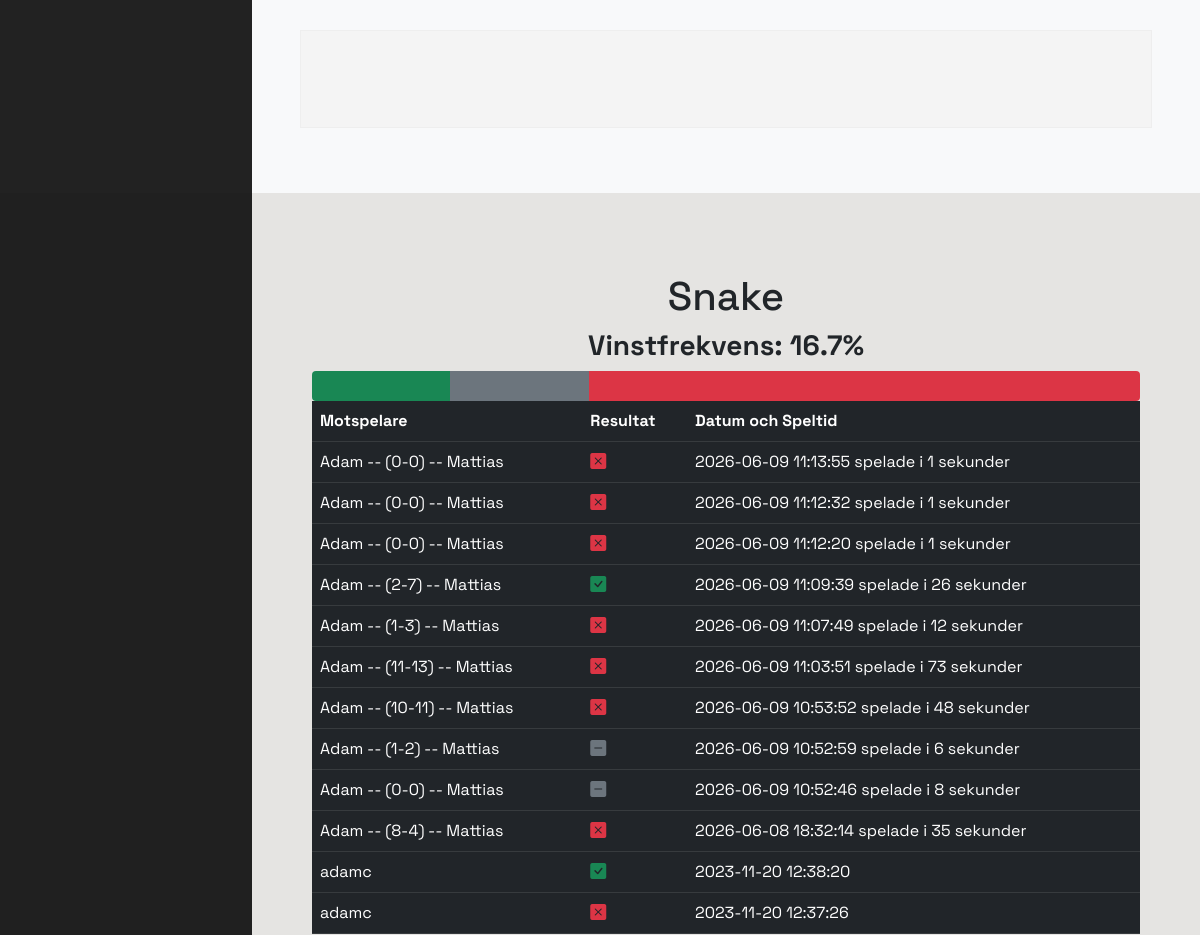
The page /view_profile/16 (signed in, middle part) on the database as committed earlier.
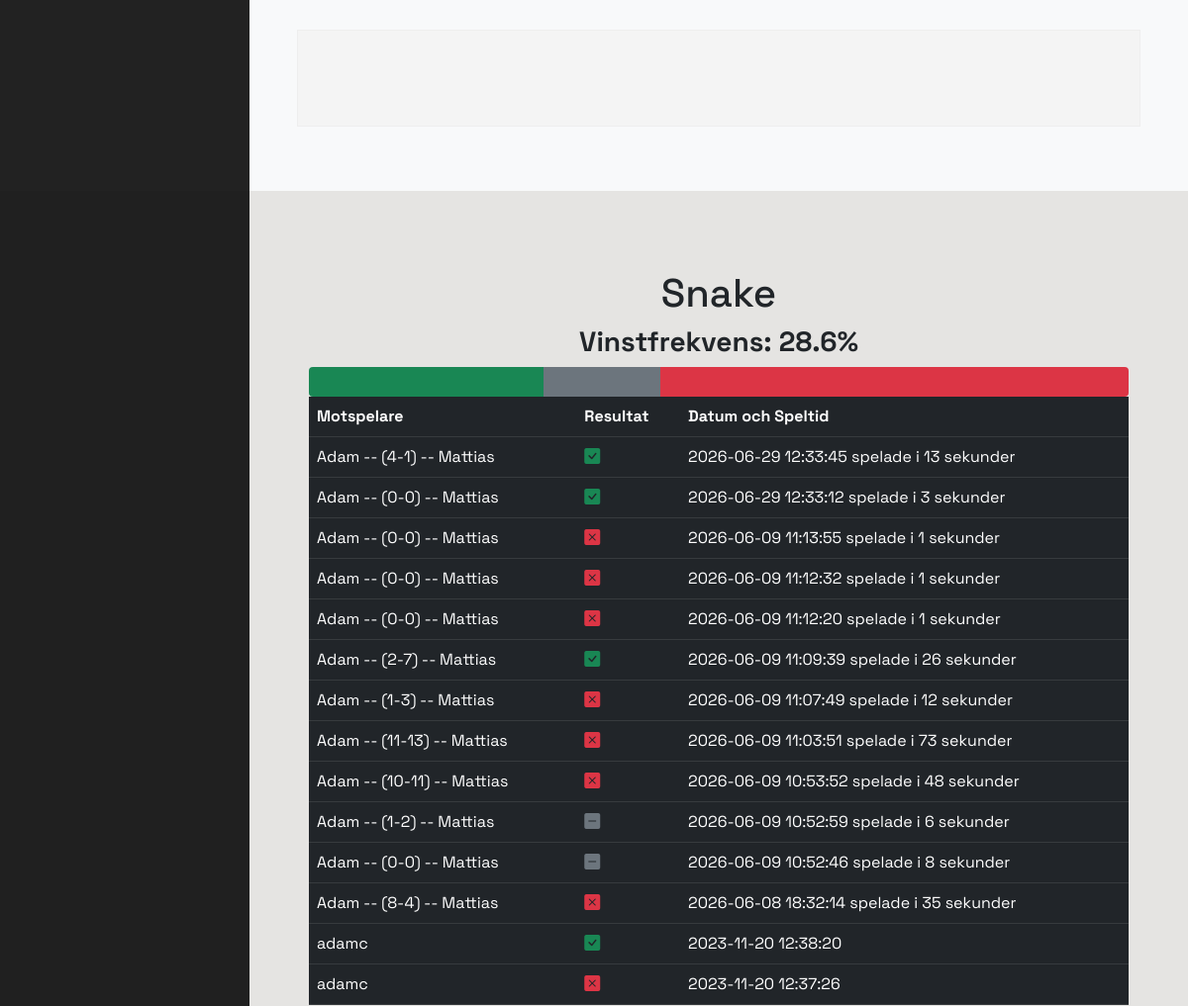
The same page on the database as committed later.
### tables this page shows
CREATE TABLE users (
    id INTEGER PRIMARY KEY,
    username TEXT NOT NULL,
    password TEXT NOT NULL,
    description TEXT,
    profile_picture TEXT, 
    creation_date TEXT
);

CREATE TABLE games_history (
    id INTEGER PRIMARY KEY,
    player1_id INTEGER REFERENCES users(id),
    player2_id INTEGER REFERENCES users(id),
    winner_id REFERENCES users(id),
	date TEXT
, duration INTEGER, score_player1 INTEGER, score_player2 INTEGER);

### my_server/profiles/profiles.py (the view)
@profiles_bp.route('/view_profile/<id>')
def view_profile(id=None):
    if 'logged_in' not in session or session['logged_in'] == False:
        abort(401)
    conn = create_connection(current_app.config['DB_PATH'])
    cur = conn.cursor()
    cur.execute('SELECT * FROM users WHERE id = ?', (id, ))
    viewed_user = cur.fetchone()
    cur.execute(
        'SELECT * FROM games_history WHERE player1_id = ? OR player2_id = ? ORDER BY date DESC', (id, id))
    games = cur.fetchall()
    usernames = []
    for game in games:
        if (int(game[2]) == int(id)):
            cur.execute(
                'SELECT id,username FROM users WHERE id == ?', (game[1],))
        elif (int(game[1]) == int(id)):
            cur.execute(
                'SELECT id,username FROM users WHERE id == ?', (game[2],))
        name = cur.fetchone()
        usernames.append(name)
    print(usernames)
    i = 0
    j = 0
    size = len(usernames)
    while (size > i):
        j = i+1
        while (size > j):
            if (not (j == i) and usernames[i] == usernames[j]):
                del usernames[j]
                size -= 1
                j -= 1
            j += 1
        i += 1
    session['page'] = 'view_profile'
    win = 0
    draws = 0
    nr_of_games = 0
    for game in games:
        if not game[3]:
            draws += 1
        elif game[3] == int(id):
            win += 1
        nr_of_games += 1
    if nr_of_games != 0:
        win_rate = int((win / nr_of_games + 0.0005) * 1000)
        win_rate = win_rate / 10
        draw_rate = int((draws / nr_of_games + 0.0005) * 1000)
        draw_rate = draw_rate / 10
    else:
        win_rate = 0
        draw_rate = 0
    loss_rate = 100 - win_rate - draw_rate
    print(usernames)
    return render_template('view_profile.html', active_page='view_profile', viewed_user=viewed_user, games=games, username=usernames, win_rate=win_rate, draw_rate=draw_rate, loss_rate=loss_rate)

### my_server/databasehandler.py (called while the page is built)
def create_connection(db_file = config['DB_PATH']):
    conn = None
    try:
        conn = sqlite3.connect(db_file)
    except sqlite3.Error as e:
        print(e)
    return conn

### my_server/profiles/templates/view_profile.html (shortened to what this page needs)
{% extends 'base.html' %}
{% block content1 %}
<div class="box-padding">
  <div class="row">
    <div class="col-12 contact text-center text-align-left mt-3" style="padding: 3rem;">
    </div>
  </div>
</div>
{% endblock %}
{% block content2 %}
<div class="box-padding">
  <h1 class="text-center">Snake</h1>
  <div class="h3 text-center w-100"><strong>Vinstfrekvens: {{win_rate}}%</strong></div>
  <div class="progress w-100" style="height: 30px; font-size: 1rem; font-weight: bold;">
    <div id="bar-wins" class="progress-bar bg-success" role="progressbar" style="width: 0%;"></div>
    <div id="bar-draws" class="progress-bar bg-secondary " role="progressbar" style="width: 0%;"></div>
    <div id="bar-losses" class="progress-bar bg-danger" role="progressbar" style="width: 0%;"></div>
  </div>
  <table class="table table-dark">
    <tr>
      <th>
        Motspelare
      </th>
      <th>
        Resultat
      </th>
      <th>
        Datum och Speltid
      </th>
    </tr>
    {%for game in games%}
    <tr>
      <td>
        {%for name in username%}
        {%if name[0] == game[1]%}
        {{name[1]}}
          {%if game[6] and game[7] or game[6]==0 and game[7]==0%}
            -- ({{game[6]}}-{{game[7]}}) -- {{viewed_user[1]}}
          {%endif%}
        {%elif name[0] == game[2]%}
        {{name[1]}}
          {%if game[6] and game[7] or game[6]==0 and game[7]==0%}
            -- ({{game[7]}}-{{game[6]}}) -- {{viewed_user[1]}}
          {%endif%}
        {%endif%}
        {%endfor%}
      </td>
      <td>
        {%if game[3] == viewed_user[0]%}
        <i class="bi bi-check-square-fill text-success"></i>
        {%elif game[3] == game[2] or game[3] == game[1]%}
        <i class="bi bi-x-square-fill text-danger"></i>
        {%else%}
        <i class="bi bi-dash-square-fill text-secondary"></i>
        {%endif%}
      </td>
      <td>
        {{game[4].split('.')[0]}}
        {%if game[5]%}
        spelade i {{game[5]}} sekunder
        {%endif%}
      </td>
    </tr>
    {%endfor%}
  </table>
</div>
{% endblock %}

### my_server/templates/base.html (shortened to what this page needs)
<!DOCTYPE html>
<html lang="en">
<head>
    <link rel="stylesheet" href="{{ url_for('static', filename='style.css') }}">
    <link href="https://cdn.jsdelivr.net/npm/bootstrap@5.0.2/dist/css/bootstrap.min.css" rel="stylesheet"
>
    <link rel="stylesheet" href="https://cdn.jsdelivr.net/npm/bootstrap-icons@1.5.0/font/bootstrap-icons.css">
</head>
<body>
    <div class="all">
        <nav class="glide-left" id="sidebar-navigation">
        </nav>
        <div class="bg-light left" id="content1">
            {% block content1 %}
            {% endblock %}
        </div>
        <div class="left" id="content2" style="background-color: #E5E4E2;">
            {% block content2 %}
            {% endblock %}
        </div>
    </div>
</body>
</html>

### my_server/static/style.css (style rules this page uses)
html { scroll-behavior: smooth; }
body { background-image: url("images/landscape.jpg"); background-repeat: no-repeat; background-size: cover; background-attachment: fixed; animation-name: image; animation-duration: 60s; animation-delay: 1s; animation-iteration-count: infinite; overflow-x: hidden; }
.all { font-family: 'Space Grotesk', sans-serif; }
.glide-left { animation: glide-left 0.5s ease-out forwards; }
.left { padding: 0 0 0 21%; }
#sidebar-navigation { width: 21%; float: left; height: 100%; position: fixed; top:0; left:0; background-color: rgba(12, 12, 12, 0.9); z-index: 100; }
.contact { padding-left: 15px; font-size: 13px; color: #aaa; background-color: #f4f4f4; border: 1px solid #eee; outline: none; box-shadow: none; line-height: 40px; width: 100%; height: 40px; margin-bottom: 25px; margin-top: 1rem; }
.box-padding { padding: 5rem 5vw 5vh 5vw; width: 100%; }

Rows that differ between the two databases and show on the page:
added games_history: score_player2 "4", score_player1 "1", date "2026-06-29 12:33:45", duration "13", users (username "Adam", {{ viewed_user[1] }} "Mattias")
added games_history: score_player2 "0", score_player1 "0", date "2026-06-29 12:33:12", duration "3", users (username "Adam", {{ viewed_user[1] }} "Mattias")
Other text that changed with them:
{{ win_rate }}: "16.7" → "28.6"
